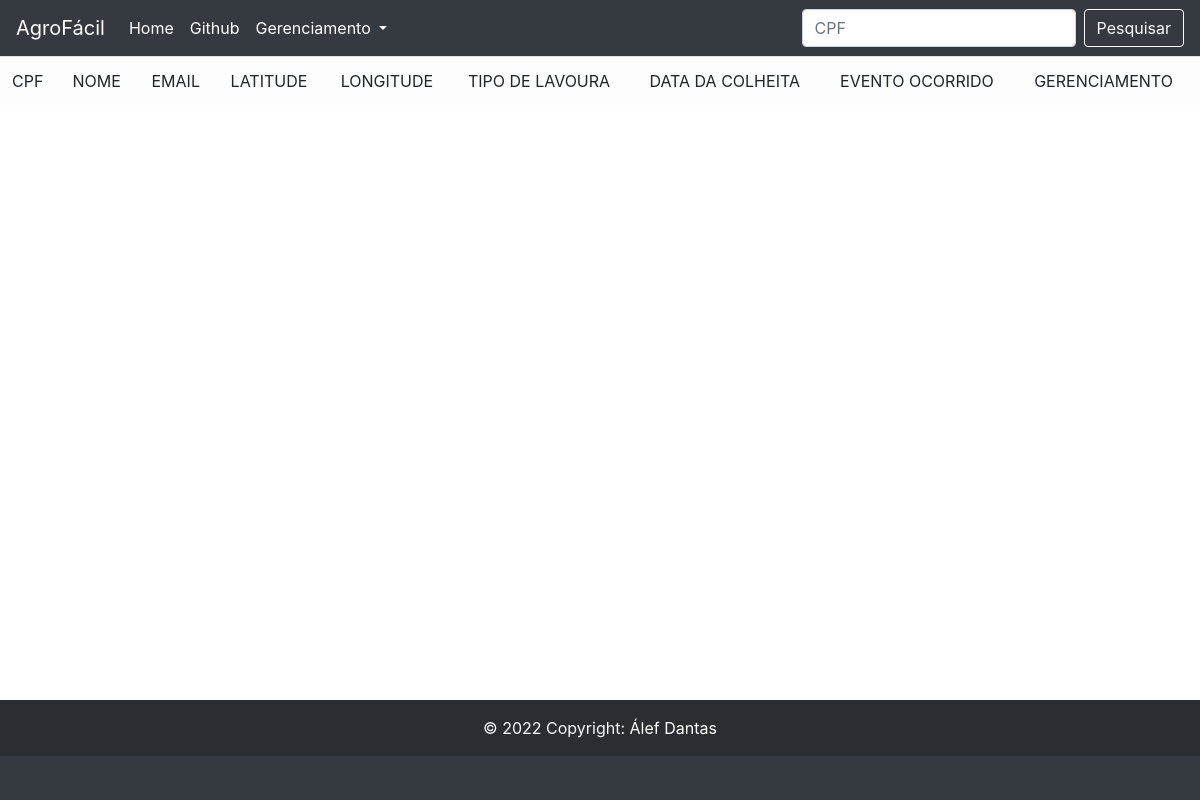
/verification/list_comunication/, run on an earlier commit of the app's database.
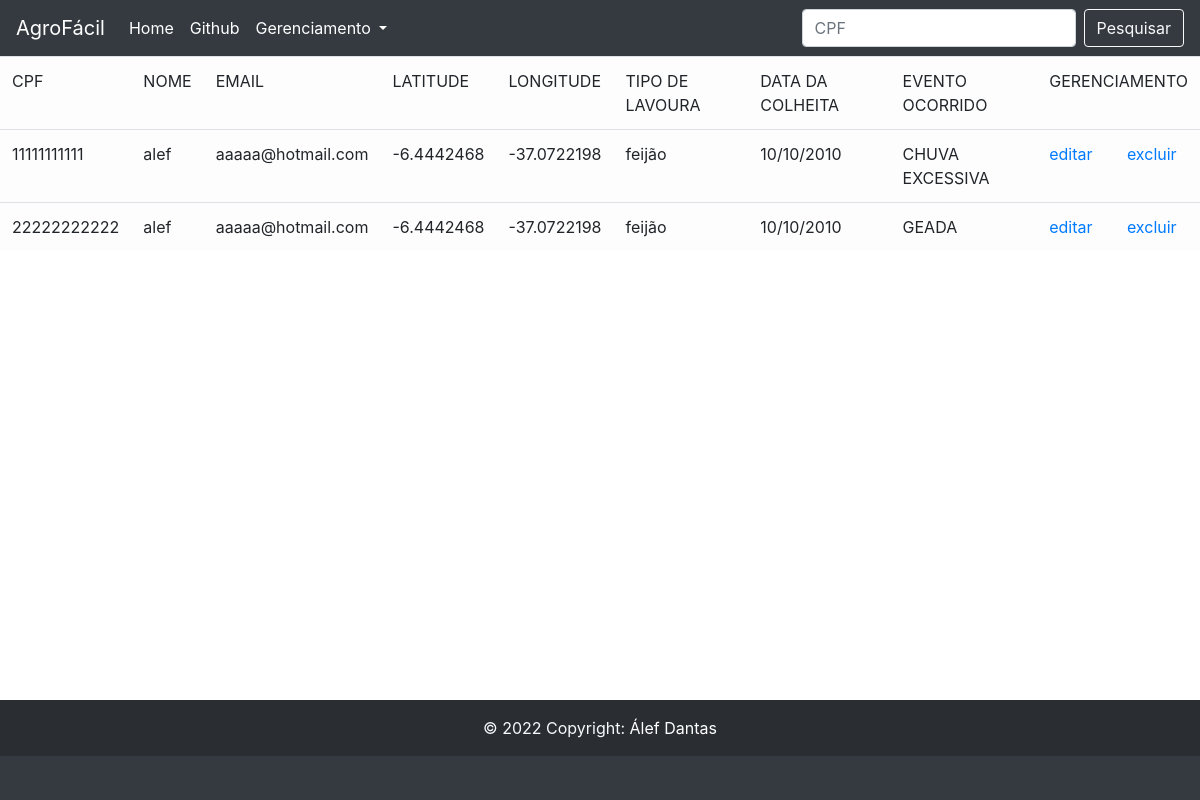
And on a later commit of the database.
### Manager/models.py (models this page shows)
class Loss_comunication(models.Model):
    EVENTO_CHOICES = (
        ("CHUVA EXCESSIVA","CHUVA EXCESSIVA"),
        ("GEADA","GEADA"),
        ("GRANIZO","GRANIZO"),
        ("SECA","SECA"),
        ("VENDAVAL","VENDAVAL"),
        ("RAIO","RAIO")
    )
    nome_produtor = models.CharField(max_length=75)
    email_produtor = models.EmailField()
    cpf_produtor = models.CharField(max_length=11,primary_key=True)
    latitude_produtor = models.CharField(max_length=200)
    longitude_produtor = models.CharField(max_length=200)
    tipo_lavoura_produtor = models.CharField(max_length=75)
    data_colheita_produtor = models.CharField(max_length=11)
    evento_ocorrido_produtor = models.CharField(max_length=75,choices=EVENTO_CHOICES,default=None)

### Manager/views.py (the view, shortened to what this page needs)
# urls.py: path('verification/list_comunication/',verifica_distancia ,name="verifica_distancia" ),
def verifica_distancia(request):
    date = False
    form = FormLossComunication(request.POST or None)
    comunication= Loss_comunication.objects.all()
    busca = request.GET.get('search')
    if busca:
        comunication = Loss_comunication.objects.filter(cpf_produtor__icontains=busca)
        return render(request,'listComunication.html',{'chave_list_comunication':comunication})
    if form.is_valid():
        form.save()
    return render(request,'listComunication.html',{'date':date,'chave_list_comunication':comunication})

### Manager/templates/listComunication.html (shortened to what this page needs)
{% load static %}
<!DOCTYPE html>
<html lang="en">
<head>
    <link rel="stylesheet" href="{% static 'css/styleList.css' %}">
    <link rel="stylesheet" href="https://cdn.jsdelivr.net/npm/bootstrap@4.0.0/dist/css/bootstrap.min.css"
>
</head>
<body>
    <nav class="navbar navbar-expand-lg navbar-light bg-dark ">
        <a class="navbar-brand text-white" href="{% url 'home'%}">AgroFácil</a>
        <div class="collapse navbar-collapse" id="navbarSupportedContent">
            <ul class="navbar-nav mr-auto">
                <li class="nav-item active">
                    <a class="nav-link text-white" href="{% url 'home'%}">Home</a>
                </li>
                <li class="nav-item">
                    <a class="nav-link text-white" href="https://github.com/alefdantas">Github</a>
                </li>
                <li class="nav-item dropdown">
                    <a class="nav-link dropdown-toggle text-white" id="navbarDropdown" role="button"
                        data-toggle="dropdown" aria-haspopup="true" aria-expanded="false">
                        Gerenciamento
                    </a>
                </li>
            </ul>
            <form class="form-inline my-2 my-lg-0" method="get">
                <input class="form-control mr-sm-2" type="search" placeholder="CPF" name="search" aria-label="Search">
                <button class="btn btn-outline-light my-lg-0 my-sm-0" type="submit">Pesquisar</button>
            </form>
        </div>
    </nav>
    <div class="tabela">
        <table class="table table-hover table-light">
            <tr>
                <td>CPF</td>
                <td>NOME</td>
                <td>EMAIL</td>
                <td>LATITUDE</td>
                <td>LONGITUDE</td>
                <td>TIPO DE LAVOURA</td>
                <td>DATA DA COLHEITA</td>
                <td>EVENTO OCORRIDO</td>
                <td colspan="2">GERENCIAMENTO</td>
            </tr>
            {%for i in chave_list_comunication%}
            <tr>
                <td>{{i.cpf_produtor}}</td>
                <td>{{i.nome_produtor}}</td>
                <td>{{i.email_produtor}}</td>
                <td>{{i.latitude_produtor}}</td>
                <td>{{i.longitude_produtor}}</td>
                <td>{{i.tipo_lavoura_produtor}}</td>
                <td>{{i.data_colheita_produtor}}</td>
                <td>{{i.evento_ocorrido_produtor}}</td>
                <td><a href="{% url 'update_comunication' i.cpf_produtor%}">editar</a></td>
                <td><a href="{% url 'delete_comunication' i.cpf_produtor %}">excluir</a></td>
            </tr>
            {%endfor%}
        </table>
    </div>
</body>
<footer class="bg-dark text-center text-light">
    <div class="text-center p-3" style="background-color: rgba(0, 0, 0, 0.2);">
        © 2022 Copyright:
        <a class="text-white" href="https://github.com/alefdantas">Álef Dantas</a>
    </div>
</footer>
</html>

### Manager/static/css/styleList.css (style rules this page uses)
html, body { margin: 0; padding: 0; height: 100%; }
footer { width: 100%; height: 100px; position: absolute; bottom: 0; left: 0; }
.tabela { max-height: 80%; overflow: scroll; }

What changed in the data, as far as the page shows it:
added Loss_comunication: cpf_produtor "11111111111", nome_produtor "alef", email_produtor "aaaaa@hotmail.com", latitude_produtor "-6.4442468", longitude_produtor "-37.0722198", tipo_lavoura_produtor "feijão", data_colheita_produtor "10/10/2010", evento_ocorrido_produtor "CHUVA EXCESSIVA"
added Loss_comunication: cpf_produtor "22222222222", nome_produtor "alef", email_produtor "aaaaa@hotmail.com", latitude_produtor "-6.4442468", longitude_produtor "-37.0722198", tipo_lavoura_produtor "feijão", data_colheita_produtor "10/10/2010", evento_ocorrido_produtor "GEADA"
